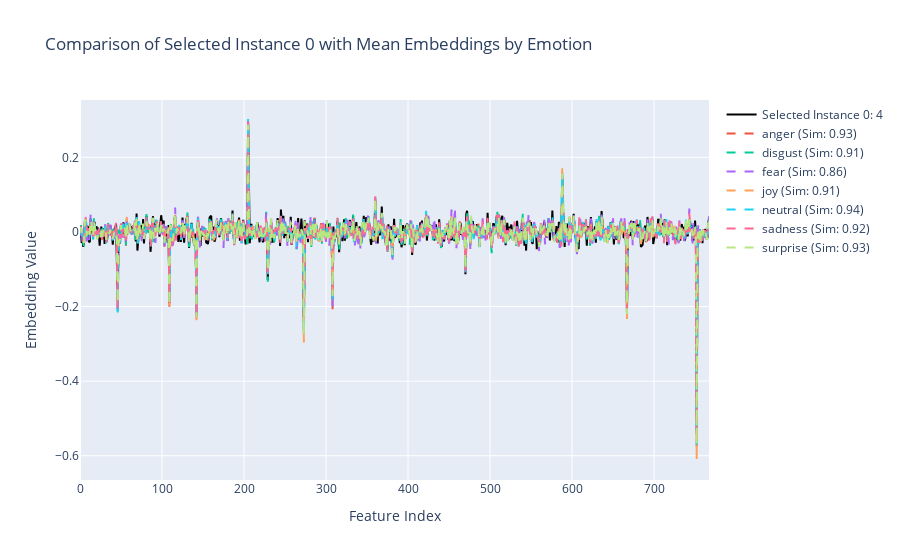

Here is the notebook cell this chart was saved with:
### Code cell
# Convert mean embeddings to a matrix for cosine similarity computation
mean_embedding_matrix2 = np.array([mean_embeddings2[emotion] for emotion in emotion_classes])

# # Function to normalize embeddings
# def normalize_embedding(embedding):
#     norm = np.linalg.norm(embedding)
#     return embedding / norm if norm != 0 else embedding

# Function to create plot for a selected instance
def create_plot2(selected_instance_index):
    selected_instance = normalize_embedding(tp_embeddings2[selected_instance_index])
    
    # Compute cosine similarity with mean embeddings
    similarity_scores = cosine_similarity([selected_instance], mean_embedding_matrix2).flatten()

    # Create figure
    fig = go.Figure()
    # Add trace for selected instance
    fig.add_trace(go.Scatter(
        x=list(range(64)),
        y=selected_instance,
        mode='lines',
        name=f'Selected Instance {selected_instance_index}: {tp_labels2[selected_instance_index]}',
        line=dict(color='black')
    ))

    # Add traces for each emotion's mean embedding
    for i, emotion in enumerate(emotion_classes):
        fig.add_trace(go.Scatter(
            x=list(range(64)),
            y=mean_embeddings2[emotion],
            mode='lines',
            name=f'{emotion} (Sim: {similarity_scores[i]:.2f})',
            line=dict(dash='dash')
        ))

    # Update layout for better readability
    fig.update_layout(
        title=f'Comparison of Selected Instance {selected_instance_index} with Mean Embeddings by Emotion',
        xaxis_title='Feature Index',
        yaxis_title='Embedding Value',
        hovermode='x unified'
    )

    # Show the figure
    fig.show()

# Initial plot
create_plot(0)

# Interactive input form to select instance
interact(create_plot2, selected_instance_index=IntSlider(min=0, max=len(tp_embeddings2)-1, step=1, value=0));

### Figure 1 — Plotly figure (JSON) as saved in the notebook; plotly's stock layout.template omitted (floating-point values rounded to 4 significant figures; data arrays with more than 128 entries replaced by an {"elided": "..."} marker saying what was removed)
{"data": [{"line": {"color": "black"}, "mode": "lines", "name": "Selected Instance 0: 4", "type": "scatter", "x": {"elided": "768 int values"}, "y": {"elided": "768 float values"}}, {"line": {"dash": "dash"}, "mode": "lines", "name": "anger (Sim: 0.93)", "type": "scatter", "x": {"elided": "768 int values"}, "y": {"elided": "768 float values"}}, {"line": {"dash": "dash"}, "mode": "lines", "name": "disgust (Sim: 0.91)", "type": "scatter", "x": {"elided": "768 int values"}, "y": {"elided": "768 float values"}}, {"line": {"dash": "dash"}, "mode": "lines", "name": "fear (Sim: 0.86)", "type": "scatter", "x": {"elided": "768 int values"}, "y": {"elided": "768 float values"}}, {"line": {"dash": "dash"}, "mode": "lines", "name": "joy (Sim: 0.91)", "type": "scatter", "x": {"elided": "768 int values"}, "y": {"elided": "768 float values"}}, {"line": {"dash": "dash"}, "mode": "lines", "name": "neutral (Sim: 0.94)", "type": "scatter", "x": {"elided": "768 int values"}, "y": {"elided": "768 float values"}}, {"line": {"dash": "dash"}, "mode": "lines", "name": "sadness (Sim: 0.92)", "type": "scatter", "x": {"elided": "768 int values"}, "y": {"elided": "768 float values"}}, {"line": {"dash": "dash"}, "mode": "lines", "name": "surprise (Sim: 0.93)", "type": "scatter", "x": {"elided": "768 int values"}, "y": {"elided": "768 float values"}}], "layout": {"hovermode": "x unified", "title": {"text": "Comparison of Selected Instance 0 with Mean Embeddings by Emotion"}, "xaxis": {"title": {"text": "Feature Index"}}, "yaxis": {"title": {"text": "Embedding Value"}}}}
